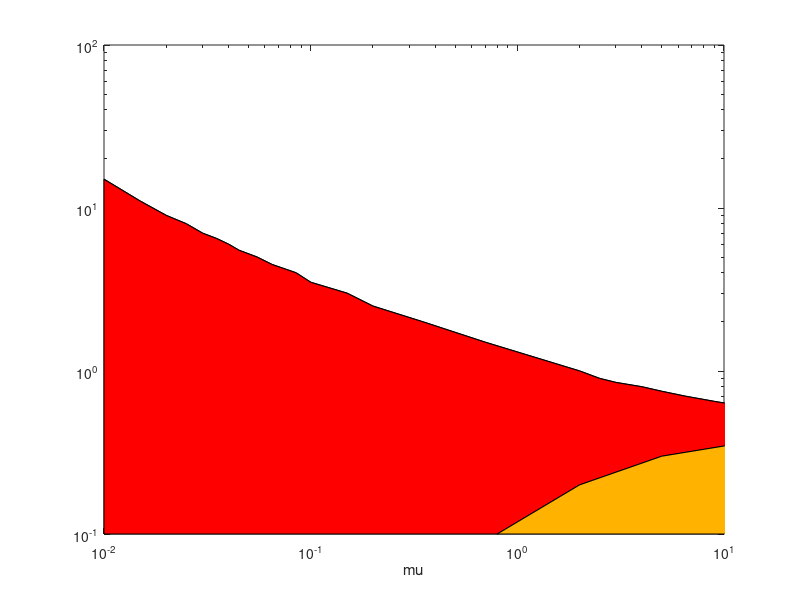
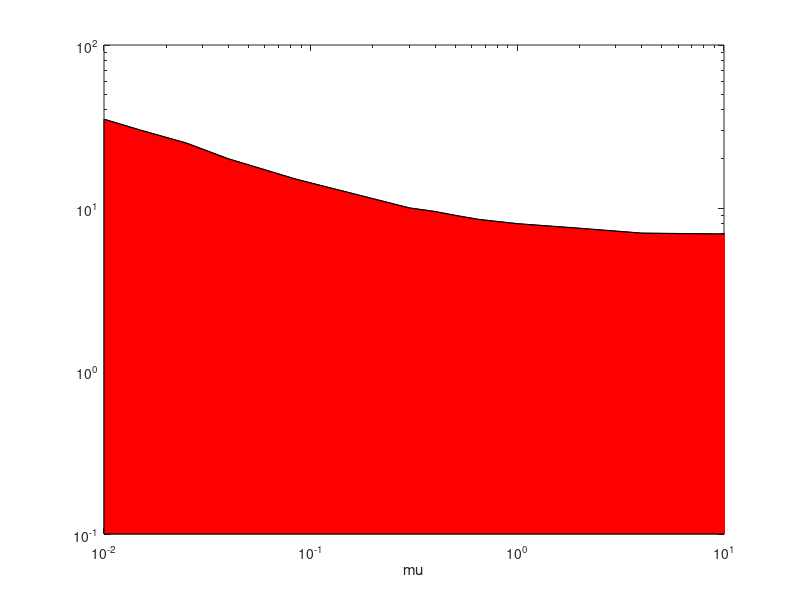
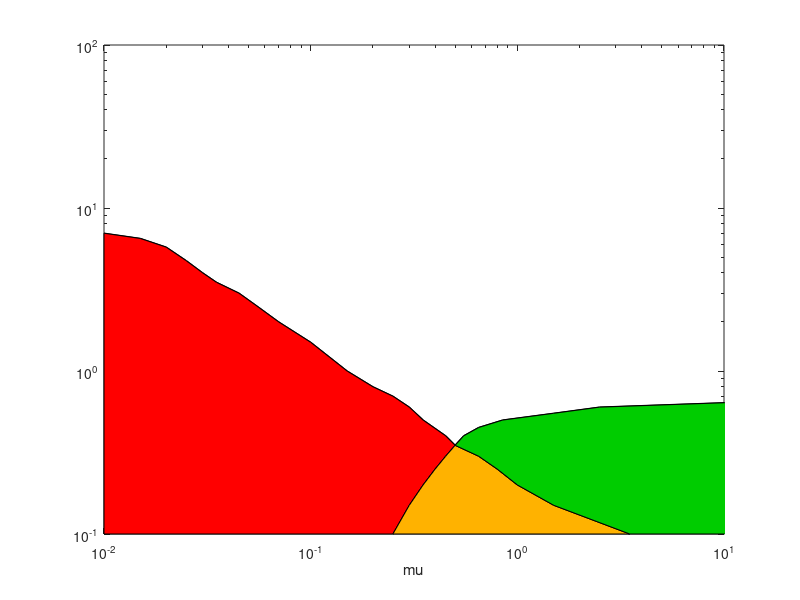

These charts were generated, in order, by the following MATLAB code:
%% Code ot obtain the charts depicting the (epsilon, muprime) combinations that result in a monostable or bistable system, for different values of mu

% For each parameter regime the different regiones in which the system is
% monostable or bistable have been obtained in the following way:

% 1) we find the equilibrium points by using the mathematica code "table
% 2) we evaluate if the equilibrium point was stable or unstable by using
% the matlab code "eigBIFPLOT4DSYSTEM"

%% mu=1

A=[0.8,0.1;...
    2,0.2;...
    5,0.3;...
    20,0.4;...
    100,0.465];




B=[0.01,15;...
    0.015,11;...
    0.02,9;...
    0.025, 8;...
    0.03,7;...
    0.035,6.5;...
    0.04,6;...
    0.045,5.5;...
    0.055,5;...
    0.065,4.5;...
    0.085,4;...    
    0.1,3.5;...
    0.15,3;...
    0.2,2.5;...
    0.35,2;...
    0.7,1.5;...
    2,1;...
    2.5,0.9;...
    3,0.85;...
    4,0.8;...
    5,0.75;...
    6.5,0.7;...
    9,0.65;...
    20,0.55;...
    45,0.5;...
    100,0.485];



AA=[0.8,0.1;...
    2,0.2;...
    5,0.3;...
    20,0.4;...
    100,0.465;...
    100,0.1;...
    0.8,0.1];




BB=[0.01,15;...
    0.015,11;...
    0.02,9;...
    0.025, 8;...
    0.03,7;...
    0.035,6.5;...
    0.04,6;...
    0.045,5.5;...
    0.055,5;...
    0.065,4.5;...
    0.085,4;... 
    0.1,3.5;...
    0.15,3;...
    0.2,2.5;...
    0.35,2;...
    0.7,1.5;...
    2,1;...
    2.5,0.9;...
    3,0.85;...
    4,0.8;...
    5,0.75;...
    6.5,0.7;...
    9,0.65;...
    20,0.55;...
    45,0.5;...
    100,0.485;...
    100,0.465;...
    20,0.4;...
    5,0.3;...  
    2,0.2;...
    0.8,0.1;... 
    0.01,0.1;...
    0.01,15];


figure(1)
loglog(A(:,1),A(:,2),'LineWidth',1,'Color', [0 0 0]);
hold on
loglog(B(:,1),B(:,2),'LineWidth',1, 'Color', [0 0 0]);
hold on
fill(BB(:,1),BB(:,2), 'r');
hold on
fill(AA(:,1),AA(:,2),[1 0.7 0]);
xlabel('mu')
axis([0.01 10 0.1 100]);
% grid on
% grid minor


%% mu=0.1

B=[...
    0.01,35;...
    0.015,30;...
    0.025,25;...
    0.04,20;...
    0.085,15;...
    0.3,10;...
    0.4,9.5;...
    0.5,9;...
    0.65,8.5;...
    1,8;...
    2,7.5;...
    4,7;...
    100,6.704];

BB=[...
    0.01,35;...
    0.015,30;...
    0.025,25;...
    0.04,20;...
    0.085,15;...
    0.3,10;...
    0.4,9.5;...
    0.5,9;...
    0.65,8.5;...
    1,8;...
    2,7.5;...
    4,7;...
    100,6.704;...
    100,0.1;...
    0.01,0.1;...
    0.01,35];


figure(2)
loglog(B(:,1),B(:,2),'LineWidth',1, 'Color', [0 0 0]);
hold on
fill(BB(:,1),BB(:,2), 'r');
xlabel('mu')
axis([0.01 10 0.1 100]);
% grid on
% grid minor

%% mu=10

A=[...
    0.25,0.1;...
    0.3,0.15;...
    0.35,0.2;...
    0.4,0.25;...
    0.45,0.3;...
    0.5,0.35;...
    0.65,0.3;...
    0.8,0.25;...
    1,0.2;...
    1.5,0.15;...
    3.5,0.1]

B=[0.01,7;...
   0.015,6.5;...
   0.02,5.75;...
   0.025,4.75;...
   0.03,4;...
   0.035,3.5;...
   0.045,3;...
   0.055,2.5;... 
   0.07,2;... 
   0.1,1.5;...
   0.15,1;...
   0.2,0.8;...
   0.25,0.7;...
   0.3,0.6;...
   0.35,0.5;...
   0.45,0.4;...
   0.5,0.35;...
   0.55,0.4;...
   0.65,0.45;...
   0.85,0.5;...
   1.5,0.55;...
   2.5,0.6;...
   15,0.65;...
   100,0.67213]
    


AA=[0.25,0.1;...
    0.3,0.15;...
    0.35,0.2;...
    0.4,0.25;...
    0.45,0.3;...
    0.5,0.35;...
    0.65,0.3;...
    0.8,0.25;...
    1,0.2;...
    1.5,0.15;...
    3.5,0.1;...
    0.25,0.1]

BB=[0.01,7;...
   0.015,6.5;...
   0.02,5.75;...
   0.025,4.75;...
   0.03,4;...
   0.035,3.5;...
   0.045,3;...
   0.055,2.5;... 
   0.07,2;... 
   0.1,1.5;...
   0.15,1;...
   0.2,0.8;...
   0.25,0.7;...
   0.3,0.6;...
   0.35,0.5;...
   0.45,0.4;...
   0.5,0.35;...  
    0.45,0.3;...
    0.4,0.25;...
    0.35,0.2;...
    0.3,0.15;...
    0.25,0.1;...
    0.01,0.1;...
    0.01,7]
       







CC=[0.5,0.35;...
   0.55,0.4;...
   0.65,0.45;...
   0.85,0.5;...
   1.5,0.55;...
   2.5,0.6;...
   15,0.65;...
   100,0.67213;...
   100,0.1;...
   3.5,0.1;...
   1.5,0.15;...
   1,0.2;...
   0.8,0.25;...
   0.65,0.3;...
   0.5,0.35]


figure(3)
loglog(A(:,1),A(:,2),'LineWidth',1,'Color', [0 0 0]);
hold on
loglog(B(:,1),B(:,2),'LineWidth',1, 'Color', [0 0 0]);
hold on
fill(BB(:,1),BB(:,2), 'r');
hold on
fill(AA(:,1),AA(:,2),[1 0.7 0]);
hold on
fill(CC(:,1),CC(:,2), [0 0.8 0]);
xlabel('mu')
axis([0.01 10 0.1 100]);
% grid on 
% grid minor
